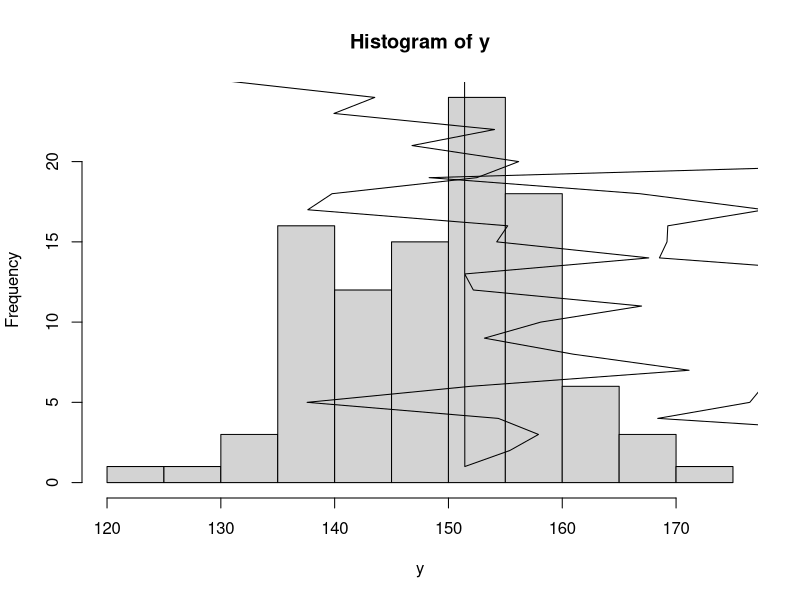

Recreate this plot in R.
y = matrix(
  c(151.437,166.972,146.797,129.688,135.888,136.747,144.829, 150.621, 144.042, 146.693, 155.391,
152.186, 154.05, 138.441, 138.949, 138.966, 145.927, 136.867, 121.596, 162.762,
157.911, 151.429, 139.937, 140.73, 141.22, 152.777, 145.978, 163.02, 136.219,
153.803, 154.377, 167.603, 143.527, 155.51, 165.465, 131.784, 163.079, 139.511,
154.591, 139.478, 137.579, 154.241, 130.834, 148.761, 154.132, 164.656, 137.711,
146.154, 154.763, 151.862, 151.96, 155.206, 158.229, 159.314, 158.972, 152.601,
143.066, 154.656, 148.493, 141.368, 171.144, 137.64, 133.062, 153.865, 135.711,
145.891, 158.742, 144.311, 140.903, 141.323, 160.971, 139.771, 137.484, 156.247,
142.623, 155.409, 156.641, 155.196, 151.459, 149.488, 153.16, 152.488, 148.294,
145.475, 152.937, 151.507, 140.659, 157.925, 157.163, 160.438, 158.11, 156.17,
147.549, 149.142, 156.848, 157.911, 153.578, 147.887, 148.445, 151.36), 
  nrow = 10,             
  ncol = 10,             
  byrow = TRUE          
)
print(y)

m=10

hist(y,breaks=m)
polygon(y,c(1:100)) # частот

tr=(max(y)-min(y))/m
a=c()
b=c()
for (i in 1:m)
for (j in 1:m) {
  a=c(a,(y[i,j]*min(y[i,]) + tr*(j-1)))
}

for (i in 1:length(a)) {
  b=c(b,a[i]+tr)
}

#x=y/100
#print(b)

polygon(b,c(1:100)) # накоп частот
b1=c(b/100)

polygon(b1,c(1:100)) # відн накоп частот
write.csv(y, "da.csv")